Frame 1 (no input): blank canvas, image omitted
Frame 60 (the mouse pressed at the canvas centre just before this capture): blank canvas, image omitted
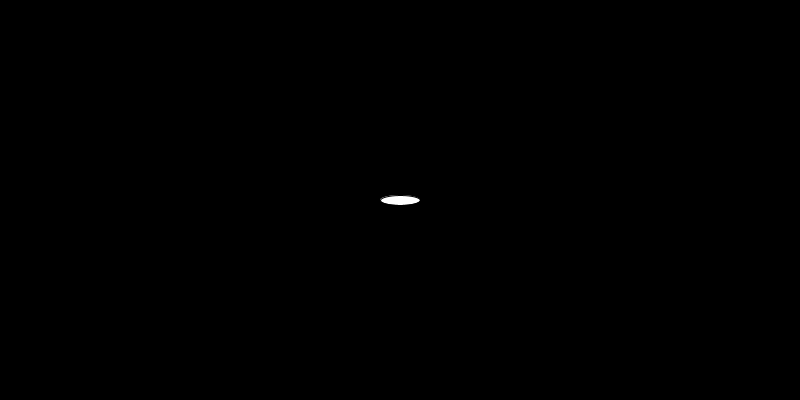
Frame 120 (the mouse held since frame 60 and released just before this capture)

The Processing sketch whose frames 1 and 60 were blank and that drew this single picture after the mouse press (run headless with seeded random() and noise(); from frame 60 on, the mouse is pressed at the canvas centre):

// Processing sketch: BrushAngle
// ── BrushAngle.pde

float heading;

void setup(){
 
    size(800, 400);
    
     ellipseMode(CENTER);
}

void draw(){
 
    background(0);
    
    //float heading = atan2( mouseY-pmouseY, mouseX-pmouseX);
    
    PVector vec = new PVector(mouseX-pmouseX, mouseY-pmouseY);
    float heading = vec.heading();
    
    pushMatrix();
    
    translate(mouseX, mouseY);
    
    rotate( heading );
    
    ellipse( 0, 0, 40, 10);
    
    popMatrix();
}
